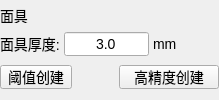
        <widget class="QWidget" name="tab_3">
         <property name="styleSheet">
          <string notr="true">font:14px;</string>
         </property>
         <attribute name="title">
          <string>页</string>
         </attribute>
         <layout class="QVBoxLayout" name="verticalLayout_6">
          <property name="spacing">
           <number>0</number>
          </property>
          <property name="leftMargin">
           <number>0</number>
          </property>
          <property name="topMargin">
           <number>0</number>
          </property>
          <property name="rightMargin">
           <number>0</number>
          </property>
          <property name="bottomMargin">
           <number>0</number>
          </property>
          <item>
           <widget class="QLabel" name="label_10">
            <property name="minimumSize">
             <size>
              <width>0</width>
              <height>14</height>
             </size>
            </property>
            <property name="maximumSize">
             <size>
              <width>16777215</width>
              <height>14</height>
             </size>
            </property>
            <property name="text">
             <string>面具</string>
            </property>
            <property name="alignment">
             <set>Qt::AlignLeading|Qt::AlignLeft|Qt::AlignVCenter</set>
            </property>
           </widget>
          </item>
          <item>
           <widget class="QWidget" name="widget_3" native="true">
            <property name="minimumSize">
             <size>
              <width>0</width>
              <height>24</height>
             </size>
            </property>
            <property name="maximumSize">
             <size>
              <width>16777215</width>
              <height>24</height>
             </size>
            </property>
            <layout class="QHBoxLayout" name="horizontalLayout">
             <property name="spacing">
              <number>4</number>
             </property>
             <property name="leftMargin">
              <number>0</number>
             </property>
             <property name="topMargin">
              <number>0</number>
             </property>
             <property name="rightMargin">
              <number>0</number>
             </property>
             <property name="bottomMargin">
              <number>0</number>
             </property>
             <item>
              <widget class="QLabel" name="label">
               <property name="minimumSize">
                <size>
                 <width>0</width>
                 <height>24</height>
                </size>
               </property>
               <property name="maximumSize">
                <size>
                 <width>16777215</width>
                 <height>24</height>
                </size>
               </property>
               <property name="text">
                <string>面具厚度:</string>
               </property>
              </widget>
             </item>
             <item>
              <widget class="QLineEdit" name="lineEdit">
               <property name="minimumSize">
                <size>
                 <width>85</width>
                 <height>24</height>
                </size>
               </property>
               <property name="maximumSize">
                <size>
                 <width>85</width>
                 <height>24</height>
                </size>
               </property>
               <property name="text">
                <string>3.0</string>
               </property>
               <property name="alignment">
                <set>Qt::AlignCenter</set>
               </property>
              </widget>
             </item>
             <item>
              <widget class="QLabel" name="label_2">
               <property name="minimumSize">
                <size>
                 <width>0</width>
                 <height>24</height>
                </size>
               </property>
               <property name="maximumSize">
                <size>
                 <width>16777215</width>
                 <height>24</height>
                </size>
               </property>
               <property name="text">
                <string>mm</string>
               </property>
              </widget>
             </item>
             <item>
              <spacer name="horizontalSpacer_4">
               <property name="orientation">
                <enum>Qt::Horizontal</enum>
               </property>
               <property name="sizeHint" stdset="0">
                <size>
                 <width>42</width>
                 <height>20</height>
                </size>
               </property>
              </spacer>
             </item>
            </layout>
           </widget>
          </item>
          <item>
           <widget class="QWidget" name="widget_4" native="true">
            <property name="minimumSize">
             <size>
              <width>0</width>
              <height>24</height>
             </size>
            </property>
            <property name="maximumSize">
             <size>
              <width>16777215</width>
              <height>24</height>
             </size>
            </property>
            <layout class="QHBoxLayout" name="horizontalLayout_8">
             <property name="spacing">
              <number>0</number>
             </property>
             <property name="leftMargin">
              <number>0</number>
             </property>
             <property name="topMargin">
              <number>0</number>
             </property>
             <property name="rightMargin">
              <number>0</number>
             </property>
             <property name="bottomMargin">
              <number>0</number>
             </property>
             <item>
              <widget class="QPushButton" name="pushButton_4">
               <property name="minimumSize">
                <size>
                 <width>72</width>
                 <height>24</height>
                </size>
               </property>
               <property name="maximumSize">
                <size>
                 <width>72</width>
                 <height>24</height>
                </size>
               </property>
               <property name="font">
                <font>
                 <pointsize>-1</pointsize>
                 <italic>false</italic>
                 <bold>false</bold>
                </font>
               </property>
               <property name="text">
                <string>阈值创建</string>
               </property>
              </widget>
             </item>
             <item>
              <spacer name="horizontalSpacer">
               <property name="orientation">
                <enum>Qt::Horizontal</enum>
               </property>
               <property name="sizeHint" stdset="0">
                <size>
                 <width>40</width>
                 <height>20</height>
                </size>
               </property>
              </spacer>
             </item>
             <item>
              <widget class="QPushButton" name="pushButton_10">
               <property name="minimumSize">
                <size>
                 <width>100</width>
                 <height>24</height>
                </size>
               </property>
               <property name="maximumSize">
                <size>
                 <width>100</width>
                 <height>24</height>
                </size>
               </property>
               <property name="text">
                <string>高精度创建</string>
               </property>
              </widget>
             </item>
            </layout>
           </widget>
          </item>
         </layout>
        </widget>
